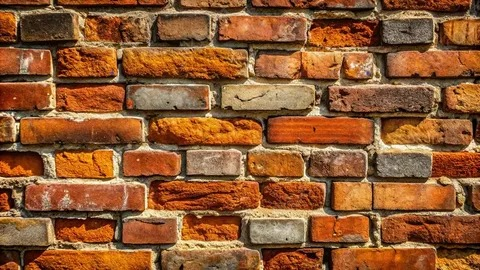
//> input picture Hafta-05/input/girdi.png, 480 x 270 px
$ ./hafta5_gorev2   (built with g++ and OpenCV 4)
//> lines starting //> are read from the running program, lines starting //| are printed output that depends on the picture

#include <opencv2/opencv.hpp>
#include <iostream>

using namespace std;


// Kendi calcHist fonksiyonumuz
void calcHist(const cv::Mat& kanal, int histogram[256])
{
    // Önce histogramı sıfırla
    for (int i = 0; i < 256; i++)
    {
        histogram[i] = 0;
    }

    // Kanalın bütün piksellerini gez
    for (int y = 0; y < kanal.rows; y++)
    {
        for (int x = 0; x < kanal.cols; x++)
        {
            int pikselDegeri = kanal.at<uchar>(y, x);

            histogram[pikselDegeri]++;
        }
    }
}


// Histogramı resim olarak çizmek için
cv::Mat histogramCiz(
    int histogram[256],
    cv::Scalar renk)
{
    int genislik = 512;
    int yukseklik = 400;

    cv::Mat histResmi(
        yukseklik,
        genislik,
        CV_8UC3,
        cv::Scalar(255, 255, 255)
    );

    // En büyük değeri bul
    int maxDeger = 0;

    for (int i = 0; i < 256; i++)
    {
        if (histogram[i] > maxDeger)
        {
            maxDeger = histogram[i];
        }
    }


    int binGenislik = 2;


    // Histogramı çiz
    for (int i = 1; i < 256; i++)
    {
        int oncekiY =
            yukseklik -
            (histogram[i - 1] * (yukseklik - 20) / maxDeger);

        int simdikiY =
            yukseklik -
            (histogram[i] * (yukseklik - 20) / maxDeger);


        cv::line(
            histResmi,
            cv::Point((i - 1) * binGenislik, oncekiY),
            cv::Point(i * binGenislik, simdikiY),
            renk,
            2
        );
    }

    return histResmi;
}


int main()
{
    string giris =
        "/content/goruntu-isleme-dersi/Hafta-05/input/girdi.png";

    string cikis =
        "/content/goruntu-isleme-dersi/Hafta-05/02-CalcHist/";


    cv::Mat resim =
        cv::imread(giris, cv::IMREAD_COLOR);
//> resim is the input picture: 270 rows x 480 cols, CV_8UC3; mean B, G, R 50.9, 90.5, 144.3


    if (resim.empty())
    {
        cout << "Resim okunamadi!" << endl;
        return -1;
    }


    cout << "Resim boyutu: "
         << resim.cols
         << " x "
         << resim.rows
         << endl;
//| Resim boyutu: 480 x 270


    // OpenCV renk sırası BGR
    vector<cv::Mat> kanallar;

    cv::split(resim, kanallar);
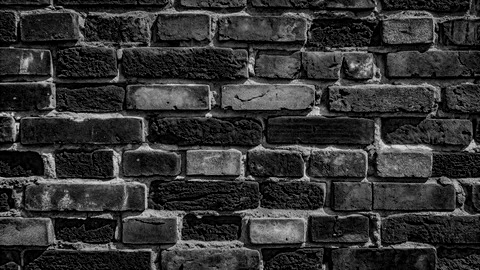
//> kanallar[0]: 270 rows x 480 cols, CV_8UC1; min 0, max 229, mean 50.9
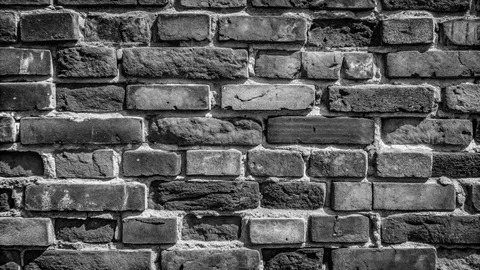
//> kanallar[1]: 270 rows x 480 cols, CV_8UC1; min 0, max 254, mean 90.5
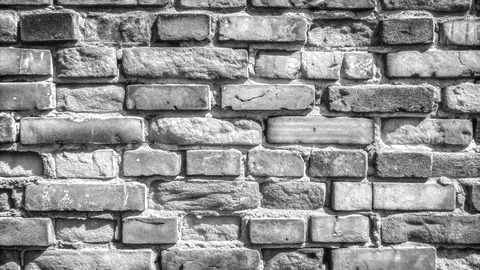
//> kanallar[2]: 270 rows x 480 cols, CV_8UC1; min 3, max 255, mean 144.3


    cv::Mat maviKanal = kanallar[0];
    cv::Mat yesilKanal = kanallar[1];
    cv::Mat kirmiziKanal = kanallar[2];


    int maviHist[256];
    int yesilHist[256];
    int kirmiziHist[256];


    // Kendi yazdığımız calcHist fonksiyonunu
    // her kanal için ayrı ayrı çalıştırıyoruz

    ::calcHist(maviKanal, maviHist);
//> maviHist = 256 values, max 11974 at index 0, min 0 at index 224, mean 506.2

    cout << "Mavi kanal histogrami hesaplandi." << endl;


    ::calcHist(yesilKanal, yesilHist);
//> yesilHist = 256 values, max 1162 at index 88, min 0 at index 253, mean 506.2

    cout << "Yesil kanal histogrami hesaplandi." << endl;


    ::calcHist(kirmiziKanal, kirmiziHist);
//> kirmiziHist = 256 values, max 943 at index 181, min 0 at index 0, mean 506.2

    cout << "Kirmizi kanal histogrami hesaplandi." << endl;


    // Histogram görüntülerini oluştur
    cv::Mat maviHistogramResmi =
        histogramCiz(
            maviHist,
            cv::Scalar(255, 0, 0)
        );
//> the loop in histogramCiz, `for (int i = 0; i < 256; i++)` made 256 passes
//> maxDeger on pass 1: 11974
//> after the loop in histogramCiz, `for (int i = 0; i < 256; i++)`: maxDeger = 11974
//> the loop in histogramCiz, `for (int i = 1; i < 256; i++)` made 255 passes
//> (oncekiY, simdikiY) on passes 1 to 3: (20, 366), (366, 365), (365, 365)
//> after the loop in histogramCiz, `for (int i = 1; i < 256; i++)`:
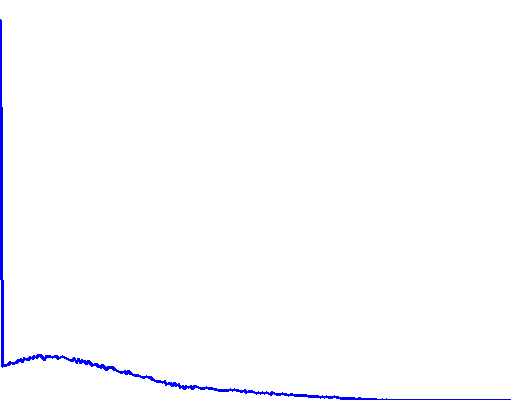
//> histResmi: 400 rows x 512 cols, CV_8UC3; mean B, G, R 255, 252.2, 252.2


    cv::Mat yesilHistogramResmi =
        histogramCiz(
            yesilHist,
            cv::Scalar(0, 180, 0)
        );
//> call 2 of histogramCiz, with renk = Scalar(0, 180)
//> the loop in histogramCiz (call 2), `for (int i = 0; i < 256; i++)` made 256 passes
//> maxDeger on passes 1, 42, 44, 47, 51, 55, 57, 58, 61, 65, 68, 69: 726, 733, 739, 765, 777, 808, 846, 867, 895, 922, 957, 1031
//> after the loop in histogramCiz (call 2), `for (int i = 0; i < 256; i++)`: maxDeger = 1162
//> the loop in histogramCiz (call 2), `for (int i = 1; i < 256; i++)` made 255 passes
//> (oncekiY, simdikiY) on passes 1 to 3: (163, 312), (312, 307), (307, 301)
//> after the loop in histogramCiz (call 2), `for (int i = 1; i < 256; i++)`:
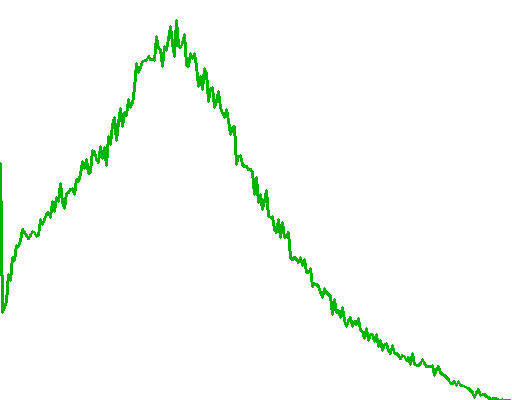
//> histResmi: 400 rows x 512 cols, CV_8UC3; mean B, G, R 248.1, 253, 248.1


    cv::Mat kirmiziHistogramResmi =
        histogramCiz(
            kirmiziHist,
            cv::Scalar(0, 0, 255)
        );
//> call 3 of histogramCiz, with renk = Scalar(0, 0, 255)
//> the loop in histogramCiz (call 3), `for (int i = 0; i < 256; i++)` made 256 passes
//> maxDeger on passes 4, 8, 9, 11, 12, 13, 15, 16, 17, 18, 19, 20: 4, 6, 16, 24, 25, 40, 50, 62, 85, 94, 95, 96
//> after the loop in histogramCiz (call 3), `for (int i = 0; i < 256; i++)`: maxDeger = 943
//> the loop in histogramCiz (call 3), `for (int i = 1; i < 256; i++)` made 255 passes
//> (oncekiY, simdikiY) on passes 1 to 3: (400, 400), (400, 400), (400, 399)
//> after the loop in histogramCiz (call 3), `for (int i = 1; i < 256; i++)`:
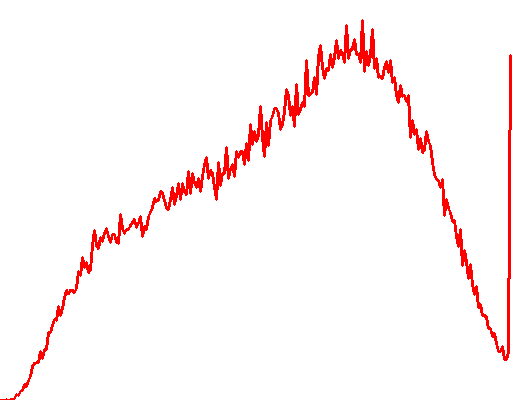
//> histResmi: 400 rows x 512 cols, CV_8UC3; mean B, G, R 245.2, 245.2, 255


    // Sonuçları kaydet
    cv::imwrite(
        cikis + "hist_mavi.png",
        maviHistogramResmi
    );

    cv::imwrite(
        cikis + "hist_yesil.png",
        yesilHistogramResmi
    );

    cv::imwrite(
        cikis + "hist_kirmizi.png",
        kirmiziHistogramResmi
    );


    cout << endl;
    cout << "Tum histogramlar kaydedildi." << endl;

    return 0;
}
